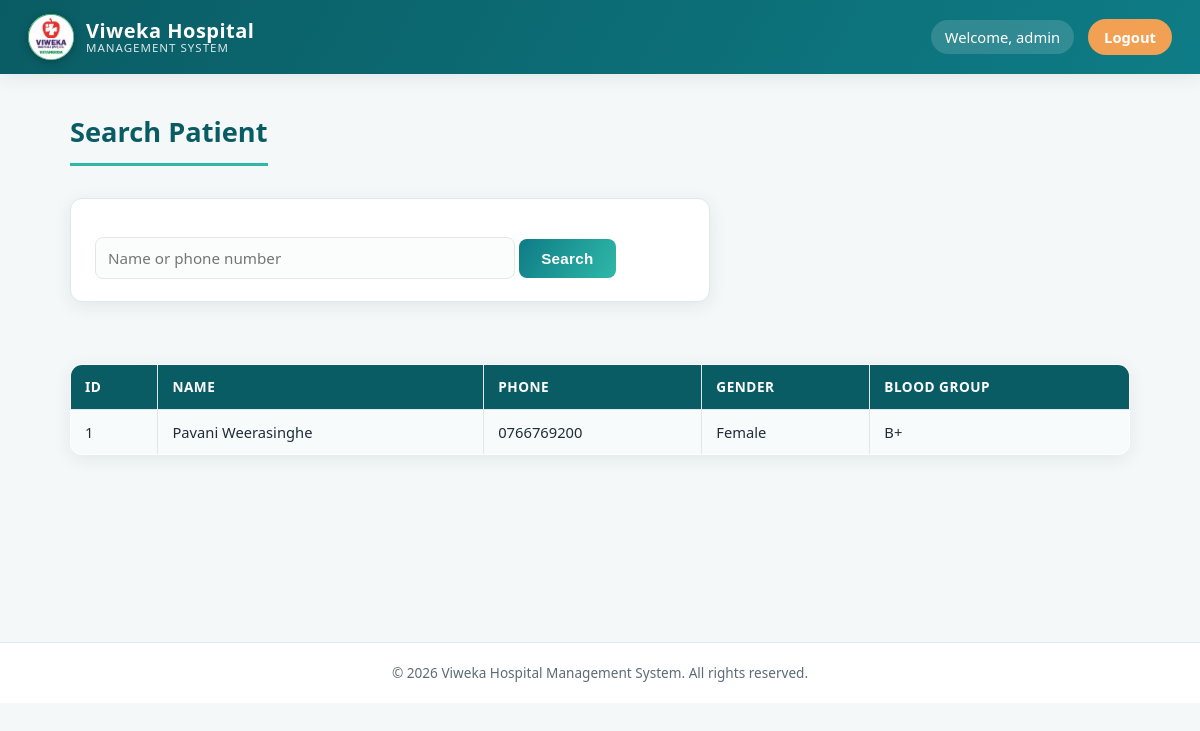
Screenshot of /search_patient.php (signed in) with the database file from the repository.
### tables this page shows
CREATE TABLE `patients` (
  `patient_id` int(11) NOT NULL,
  `first_name` varchar(100) NOT NULL,
  `last_name` varchar(100) NOT NULL,
  `dob` date DEFAULT NULL,
  `gender` varchar(20) DEFAULT NULL,
  `phone` varchar(20) DEFAULT NULL,
  `email` varchar(100) DEFAULT NULL,
  `address` text DEFAULT NULL,
  `blood_group` varchar(10) DEFAULT NULL,
  `created_at` timestamp NOT NULL DEFAULT current_timestamp()
);

### search_patient.php (the view, shortened to what this page needs)
<?php
include "db.php";
$search = $_GET['search'] ?? '';
$sql = "SELECT * FROM patients
        WHERE first_name LIKE '%$search%'
        OR last_name LIKE '%$search%'
        OR phone LIKE '%$search%'";
$result = $conn->query($sql);
?>
<!DOCTYPE html>
<html>
<head>
    <link rel="stylesheet" href="css/style.css">
</head>
<body>
<?php include __DIR__ . '/includes/header.php'; ?>
<main class="page-wrapper">
<h1>Search Patient</h1>
<form method="GET">
    <input type="text"
           name="search"
           placeholder="Name or phone number"
           value="<?php echo $search; ?>">
    <button type="submit">Search</button>
</form>
<br>
<table border="1" cellpadding="10">
<tr>
    <th>ID</th>
    <th>Name</th>
    <th>Phone</th>
    <th>Gender</th>
    <th>Blood Group</th>
</tr>
<?php
while ($row = $result->fetch_assoc()) {
?>
<tr>
<td><?php echo $row['patient_id']; ?></td>
<td>
<?php
echo $row['first_name'] . " " . $row['last_name'];
?>
</td>
<td><?php echo $row['phone']; ?></td>
<td><?php echo $row['gender']; ?></td>
<td><?php echo $row['blood_group']; ?></td>
</tr>
<?php } ?>
</table>
</main>
<?php include __DIR__ . '/includes/footer.php'; ?>
</body>
</html>

### css/style.css (style rules this page uses)
:root { --primary: #0e7c86; --primary-dark: #0a5c64; --primary-light: #e6f5f6; --accent: #2fb8a8; --accent-2: #f2a154; --success: #1f9d55; --success-bg: #e8f8ee; --danger: #d64545; --danger-bg: #fdecec; --text-dark: #1f2d3a; --text-muted: #5c6b78; --bg: #f4f8f9; --card-bg: #ffffff; --border: #e1e8ea; --radius: 12px; --shadow: 0 4px 18px rgba(16, 42, 47, 0.08); --shadow-lg: 0 12px 32px rgba(16, 42, 47, 0.14); --font: 'Segoe UI', 'Poppins', Arial, sans-serif; }
* { box-sizing: border-box; }
html, body { margin: 0; padding: 0; font-family: var(--font); background: var(--bg); color: var(--text-dark); line-height: 1.5; }
.page-wrapper { max-width: 1100px; margin: 28px auto 60px; padding: 0 20px; min-height: 60vh; }
h1 { color: var(--primary-dark); font-size: 1.7rem; margin: 10px 0 18px; border-bottom: 3px solid var(--accent); padding-bottom: 10px; display: inline-block; }
.card, form, table { background: var(--card-bg); border-radius: var(--radius); box-shadow: var(--shadow); }
form { padding: 22px 24px; margin: 14px 0 22px; border: 1px solid var(--border); max-width: 640px; }
input, select, textarea { width: 100%; max-width: 420px; padding: 10px 12px; margin-top: 6px; border: 1px solid var(--border); border-radius: 8px; font-size: 0.95rem; font-family: inherit; background: #fbfdfd; transition: border-color 0.15s ease, box-shadow 0.15s ease; }
button, input[type=submit], .btn { display: inline-block; margin-top: 18px; padding: 11px 22px; background: linear-gradient(120deg, var(--primary), var(--accent)); color: #fff; border: none; border-radius: 8px; font-size: 0.95rem; font-weight: 700; letter-spacing: 0.3px; cursor: pointer; transition: transform 0.15s ease, box-shadow 0.15s ease; text-decoration: none; }
table { width: 100%; border-collapse: collapse; margin: 16px 0 26px; overflow: hidden; }
table, th, td { border: 1px solid var(--border) !important; }
th { background: var(--primary-dark); color: #fff; padding: 12px 14px; text-align: left; font-size: 0.85rem; text-transform: uppercase; letter-spacing: 0.5px; }
td { padding: 11px 14px; font-size: 0.92rem; color: var(--text-dark); }
tr:nth-child(even) td { background: #f8fbfb; }

### rows the page displays
patients: patient_id "1", first_name "Pavani", last_name "Weerasinghe", phone "0766769200", gender "Female", blood_group "B+"

### other values shown
$__viweka_username "admin"
